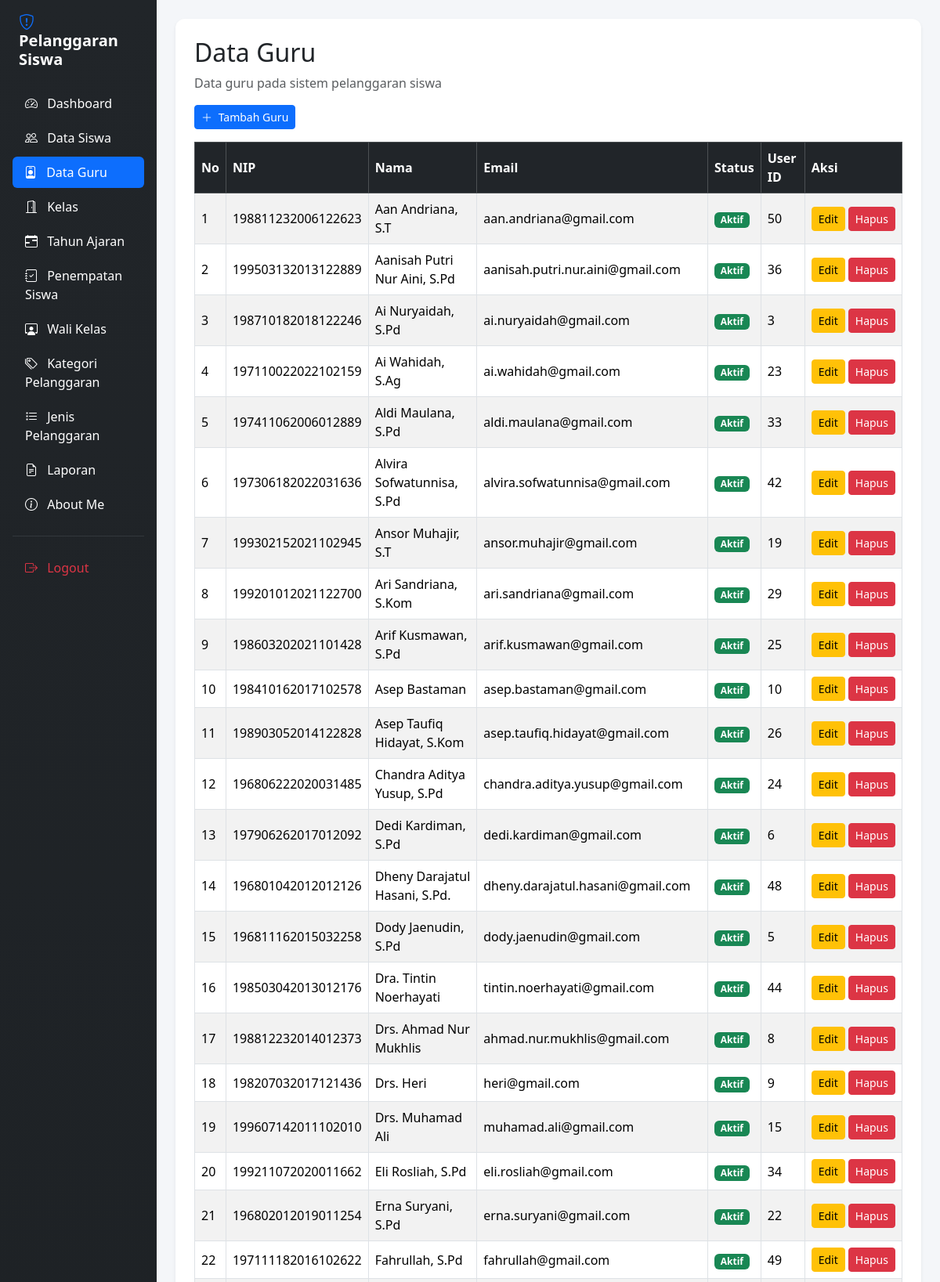
The app's page /data_guru.php (signed in, upper part) with its own data.
### tables this page shows
CREATE TABLE `t_guru` (
  `id` int(11) NOT NULL,
  `nip` varchar(18) NOT NULL,
  `nama` varchar(150) DEFAULT NULL,
  `email` varchar(150) NOT NULL,
  `status_aktif` tinyint(1) NOT NULL,
  `user_id` int(11) NOT NULL,
  `created_at` timestamp NOT NULL DEFAULT current_timestamp(),
  `updated_at` timestamp NOT NULL DEFAULT current_timestamp()
);

### data_guru.php (the view, shortened to what this page needs)
<?php
include "config/koneksi.php";
$sql = "SELECT * FROM t_guru ORDER BY nama ASC";
$query = mysqli_query($koneksi, $sql);
?>
<!DOCTYPE html>
<html lang="id">
<head>
    <link href="https://cdn.jsdelivr.net/npm/bootstrap@5.3.3/dist/css/bootstrap.min.css"
          rel="stylesheet">
    <link href="https://cdn.jsdelivr.net/npm/bootstrap-icons@1.11.3/font/bootstrap-icons.min.css"
          rel="stylesheet">
    <link href="https://cdn.datatables.net/2.3.4/css/dataTables.bootstrap5.min.css"
          rel="stylesheet">
</head>
<body>
<div class="container-fluid">
    <div class="row">
        <div class="col-md-3 col-lg-2 sidebar min-vh-100 p-3">
            <h4 class="text-white mb-4 fw-bold fs-5 px-2">
                <i class="bi bi-shield-exclamation text-primary me-2"></i> Pelanggaran Siswa
            </h4>
            <ul class="nav nav-pills flex-column gap-1">
                <li class="nav-item">
                    <a href="dashboard.php" class="nav-link text-white">
                        <i class="bi bi-speedometer2 me-2"></i> Dashboard
                    </a>
                </li>
                <li class="nav-item">
                    <a href="data_siswa.php" class="nav-link text-white">
                        <i class="bi bi-people me-2"></i> Data Siswa
                    </a>
                </li>
                <li class="nav-item">
                    <a href="data_guru.php" class="nav-link active">
                        <i class="bi bi-person-badge me-2"></i> Data Guru
                    </a>
                </li>
                <li class="nav-item">
                    <a href="kelas.php" class="nav-link text-white">
                        <i class="bi bi-door-open me-2"></i> Kelas
                    </a>
                </li>
                <li class="nav-item">
                    <a href="tahun_ajaran.php" class="nav-link text-white">
                        <i class="bi bi-calendar-range me-2"></i> Tahun Ajaran
                    </a>
                </li>
                <li class="nav-item">
                    <a href="penepatan_siswa.php" class="nav-link text-white">
                        <i class="bi bi-journal-check me-2"></i> Penempatan Siswa
                    </a>
                </li>
                <li class="nav-item">
                    <a href="walikelas.php" class="nav-link text-white">
                        <i class="bi bi-person-workspace me-2"></i> Wali Kelas
                    </a>
                </li>
                <li class="nav-item">
                    <a href="kategori_pelanggaran.php" class="nav-link text-white">
                        <i class="bi bi-tags me-2"></i> Kategori Pelanggaran
                    </a>
                </li>
                <li class="nav-item">
                    <a href="jenis_pelanggaran.php" class="nav-link text-white">
                        <i class="bi bi-list-task me-2"></i> Jenis Pelanggaran
                    </a>
                </li>
                <li class="nav-item">
                    <a href="laporan.php" class="nav-link text-white">
                        <i class="bi bi-file-earmark-text me-2"></i> Laporan
                    </a>
                </li>
                <li class="nav-item">
                    <a href="aboutme.php" class="nav-link text-white">
                        <i class="bi bi-info-circle me-2"></i> About Me
                    </a>
                </li>
                <hr class="text-secondary my-3">
                <li class="nav-item">
                    <a href="logout.php" class="nav-link text-danger">
                        <i class="bi bi-box-arrow-right me-2"></i> Logout
                    </a>
                </li>
            </ul>
        </div>
        <main class="col-md-9 col-lg-10 p-4">
            <div class="card shadow-sm p-4 bg-white">
                <h2>Data Guru</h2>
                <p class="text-muted">Data guru pada sistem pelanggaran siswa</p>
                <div class="mb-3">
                    <a href="tambah_guru.php" class="btn btn-primary btn-sm">
                        <i class="bi bi-plus-lg me-1"></i> Tambah Guru
                    </a>
                </div>
                <div class="table-responsive">
                    <table id="tabelGuru"
                           class="table table-bordered table-striped table-hover w-100 align-middle">
                        <thead class="table-dark">
                            <tr>
                                <th>No</th>
                                <th>NIP</th>
                                <th>Nama</th>
                                <th>Email</th>
                                <th>Status</th>
                                <th>User ID</th>
                                <th>Aksi</th>
                            </tr>
                        </thead>
                        <tbody>
                        <?php
                        $no = 1;
                        while ($guru = mysqli_fetch_assoc($query)) {
                        ?>
                            <tr>
                                <td><?= $no++; ?></td>
                                <td>
                                    <?= htmlspecialchars($guru['nip'] ?? ''); ?>
                                </td>
                                <td>
                                    <?= htmlspecialchars($guru['nama'] ?? ''); ?>
                                </td>
                                <td>
                                    <?= htmlspecialchars($guru['email'] ?? ''); ?>
                                </td>
                                <td>
                                    <?php if ($guru['status_aktif'] == 1) { ?>
                                        <span class="badge text-bg-success">
                                            Aktif
                                        </span>
                                    <?php } else { ?>
                                        <span class="badge text-bg-secondary">
                                            Tidak Aktif
                                        </span>
                                    <?php } ?>
                                </td>
                                <td>
                                    <?= htmlspecialchars(
                                        (string)($guru['user_id'] ?? '')
                                    ); ?>
                                </td>
                                <td>
                                    <div class="d-flex gap-1">
                                        <a
                                            href="edit_guru.php?id=<?= urlencode((string)$guru['id']); ?>"
                                            class="btn btn-warning btn-sm">
                                            Edit
                                        </a>
                                        <a
                                            href="hapus_guru.php?id=<?= urlencode((string)$guru['id']); ?>"
                                            class="btn btn-danger btn-sm"
                                            onclick="return confirm('Yakin ingin menghapus data guru ini?');">
                                            Hapus
                                        </a>
                                    </div>
                                </td>
                            </tr>
                        <?php } ?>
                        </tbody>
                    </table>
                </div>
            </div>
        </main>
    </div>
</div>
</body>
</html>

### data_guru.php (style rules this page uses)
body { background-color: #f4f6f9; }
.nav-link { transition: all 0.3s ease; border-radius: 6px; }
.nav-link:hover, .nav-link.active { background-color: #0d6efd !important; color: white !important; padding-left: 15px; }
#tabelGuru th, #tabelGuru td { vertical-align: middle; }
.card { border: none; border-radius: 12px; }
.sidebar { background: linear-gradient(180deg, #212529 0%, #1a1e21 100%); }

### records on screen
t_guru: nip "198811232006122623", nama "Aan Andriana, S.T", email "aan.andriana@gmail.com", status_aktif "Aktif", user "50"
t_guru: nip "199503132013122889", nama "Aanisah Putri Nur Aini, S.Pd", email "aanisah.putri.nur.aini@gmail.com", status_aktif "Aktif", user "36"
t_guru: nip "198710182018122246", nama "Ai Nuryaidah, S.Pd", email "ai.nuryaidah@gmail.com", status_aktif "Aktif", user "3"
t_guru: nip "197110022022102159", nama "Ai Wahidah, S.Ag", email "ai.wahidah@gmail.com", status_aktif "Aktif", user "23"
t_guru: nip "197411062006012889", nama "Aldi Maulana, S.Pd", email "aldi.maulana@gmail.com", status_aktif "Aktif", user "33"
t_guru: nip "197306182022031636", nama "Alvira Sofwatunnisa, S.Pd", email "alvira.sofwatunnisa@gmail.com", status_aktif "Aktif", user "42"
t_guru: nip "199302152021102945", nama "Ansor Muhajir, S.T", email "ansor.muhajir@gmail.com", status_aktif "Aktif", user "19"
t_guru: nip "199201012021122700", nama "Ari Sandriana, S.Kom", email "ari.sandriana@gmail.com", status_aktif "Aktif", user "29"
t_guru: nip "198603202021101428", nama "Arif Kusmawan, S.Pd", email "arif.kusmawan@gmail.com", status_aktif "Aktif", user "25"
t_guru: nip "198410162017102578", nama "Asep Bastaman", email "asep.bastaman@gmail.com", status_aktif "Aktif", user "10"
t_guru: nip "198903052014122828", nama "Asep Taufiq Hidayat, S.Kom", email "asep.taufiq.hidayat@gmail.com", status_aktif "Aktif", user "26"
t_guru: nip "196806222020031485", nama "Chandra Aditya Yusup, S.Pd", email "chandra.aditya.yusup@gmail.com", status_aktif "Aktif", user "24"
t_guru: nip "197906262017012092", nama "Dedi Kardiman, S.Pd", email "dedi.kardiman@gmail.com", status_aktif "Aktif", user "6"
t_guru: nip "196801042012012126", nama "Dheny Darajatul Hasani, S.Pd.", email "dheny.darajatul.hasani@gmail.com", status_aktif "Aktif", user "48"
t_guru: nip "196811162015032258", nama "Dody Jaenudin, S.Pd", email "dody.jaenudin@gmail.com", status_aktif "Aktif", user "5"
t_guru: nip "198503042013012176", nama "Dra. Tintin Noerhayati", email "tintin.noerhayati@gmail.com", status_aktif "Aktif", user "44"
t_guru: nip "198812232014012373", nama "Drs. Ahmad Nur Mukhlis", email "ahmad.nur.mukhlis@gmail.com", status_aktif "Aktif", user "8"
t_guru: nip "198207032017121436", nama "Drs. Heri", email "heri@gmail.com", status_aktif "Aktif", user "9"
t_guru: nip "199607142011102010", nama "Drs. Muhamad Ali", email "muhamad.ali@gmail.com", status_aktif "Aktif", user "15"
t_guru: nip "199211072020011662", nama "Eli Rosliah, S.Pd", email "eli.rosliah@gmail.com", status_aktif "Aktif", user "34"
t_guru: nip "196802012019011254", nama "Erna Suryani, S.Pd", email "erna.suryani@gmail.com", status_aktif "Aktif", user "22"
t_guru: nip "197111182016102622", nama "Fahrullah, S.Pd", email "fahrullah@gmail.com", status_aktif "Aktif", user "49"
